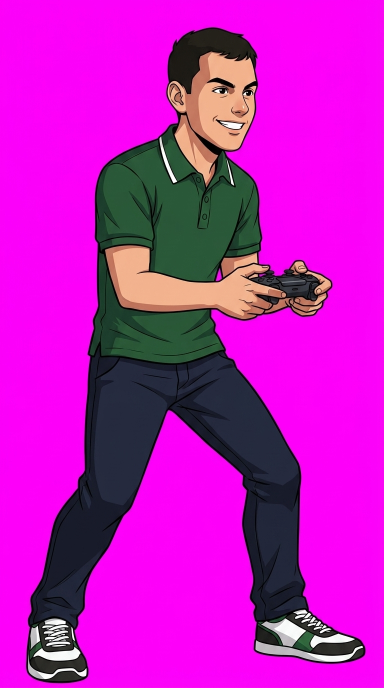
#> input picture chars/estudiante/stance_base.jpg, 768 x 1376 px, given in place of stance_base.png, which was not available (shown at 1/2 size); the run also reads 1 picture not shown here
$ python build_alex_sprites.py
#> lines starting #> are read from the running program, lines starting #| are printed output that depends on the picture; pictures that were not available may be replaced by others from this repository, and a replacement may not be noted
"""Build the hand-authored, transparent animation sprites for Alex.

This deliberately does not blend generated artwork. Every gameplay frame is
drawn from a pose definition, so hands, legs, the backpack and laptop stay
attached to the same character throughout an animation.
"""
from __future__ import annotations

import io
import math
import os
import struct
from pathlib import Path

from PIL import Image, ImageDraw

ROOT = Path(__file__).parent
OUT = ROOT / "sprites_alex_v2"
OUT.mkdir(exist_ok=True)
REAL = ROOT / "sprites_transparent"
W, H, GROUND = 320, 400, 360

INK = (20, 28, 39, 255)
HOODIE = (31, 104, 91, 255)
HOODIE_LIGHT = (46, 137, 118, 255)
DENIM = (38, 62, 103, 255)
SKIN = (191, 123, 82, 255)
HAIR = (37, 29, 30, 255)
WHITE = (238, 242, 244, 255)
BAG = (69, 57, 70, 255)
CYAN = (54, 225, 243, 255)
BLUE = (76, 120, 255, 255)
PAPER = (250, 246, 225, 255)


# [182 lines left out: functions layer_line, shoe, backpack, face, paper, laptop and 2 more, not called in this run]


def rendered_pose(source_name, scale=1.0, shift_x=0, shift_y=0, mirror=False):
    """Place a complete illustrated pose on a transparent canvas.

    We deliberately move and scale the *whole* drawing. The former builder
    cropped and blended isolated limbs, producing broken anatomy. The source
    PNGs already have alpha; their magenta RGB is fully transparent.
    """
#> called with source_name = 'stance_base.png', scale = 1, shift_x = 0, shift_y = 0, mirror = False
    source = Image.open(REAL / source_name).convert("RGBA")
    if mirror:
        source = source.transpose(Image.Transpose.FLIP_LEFT_RIGHT)
    bbox = source.getbbox()
#> bbox = (0, 0, 768, 1376)
    pose = source.crop(bbox)
    if scale != 1.0:
        pose = pose.resize((round(pose.width * scale), round(pose.height * scale)), Image.Resampling.LANCZOS)
    canvas = Image.new("RGBA", source.size, (0, 0, 0, 0))
#> canvas: PIL image 768x1376 RGBA; every value is 0
    x = (canvas.width - pose.width) // 2 + shift_x
#> x = 0
    y = canvas.height - pose.height + shift_y
#> y = 0
    canvas.alpha_composite(pose, (x, y))
    return canvas


def save(name, kind, phase=0):
    # Every attack's active frame is a real, complete illustration of Alex.
    # Surrounding frames are intentional anticipation/recovery poses, not
    # generated body-part blends.
    source, scale, sx, sy, mirror = "stance_base.png", 1.0, 0, 0, False
    if kind == "idle":
        scale = (1.0, 1.008, 1.016, 1.008, 1.0)[phase % 5]
    elif kind == "walk":
        source = "walk_forward.png"
        scale = (1.0, 0.99, 1.01, 0.99)[phase % 4]
        sx = (-8, 4, 8, -4)[phase % 4]
        mirror = phase in (1, 3)
    elif kind == "crouch":
        source, scale = "attack_laptop_slide.png", 0.83
    elif kind == "guard":
        source, scale, sx = "stance_base.png", 0.96, (-8, -14, -5)[phase % 3]
    elif kind == "homework":
        source = ("stance_base.png", "attack_homework.png", "stance_base.png")[phase % 3]
        scale, sx = ((0.95, 0, 1.0)[phase % 3], (-28, 0, 20)[phase % 3])
    elif kind == "bag":
        source = ("stance_base.png", "attack_backpack.png", "stance_base.png")[phase % 3]
        scale, sx = ((0.95, 0, 1.0)[phase % 3], (-34, 0, 24)[phase % 3])
    elif kind == "slide":
        source = ("stance_base.png", "attack_laptop_slide.png", "stance_base.png")[phase % 3]
        scale, sx = ((0.82, 0.95, 0.88)[phase % 3], (-40, 0, 22)[phase % 3])
    elif kind == "air":
        source = ("jump_midair.png", "attack_aerial_backpack.png", "jump_midair.png")[phase % 3]
        scale, sx, sy = ((0.98, 1.0, 0.98)[phase % 3], (-12, 0, 12)[phase % 3], (-64, -80, -58)[phase % 3])
    elif kind == "super":
        source = ("stance_base.png", "super_ai_summon.png", "super_ai_summon.png")[phase % 3]
        scale, sx = ((0.96, 1.0, 1.03)[phase % 3], (-18, 0, 10)[phase % 3])
    elif kind == "victory":
        source = "win_pose.png"
    elif kind == "hit":
        source, scale, sx = "hit_reaction.png", (0.98, 1.0, 0.98)[phase % 3], (16, -12, 6)[phase % 3]
    rendered_pose(source, scale, sx, sy, mirror).save(OUT / name)


# Movement. These are actual pose cycles, not shifted copies of one illustration.
for n in range(5): save(f"spr_0_{n}.png", "idle", n)
for n in range(4): save(f"spr_20_{n}.png", "walk", n)
#> in rendered_pose (call 6), `canvas.alpha_composite(pose, (x, y))`:
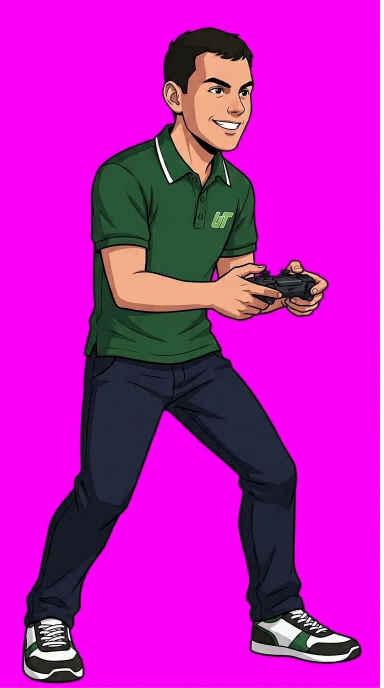
#> canvas: PIL image 768x1376 RGBA (shown at 1/2 size); mean R, G, B, A 188.2, 23.5, 184.4, 252.3; transparent parts drawn white
save("spr_11_0.png", "crouch")
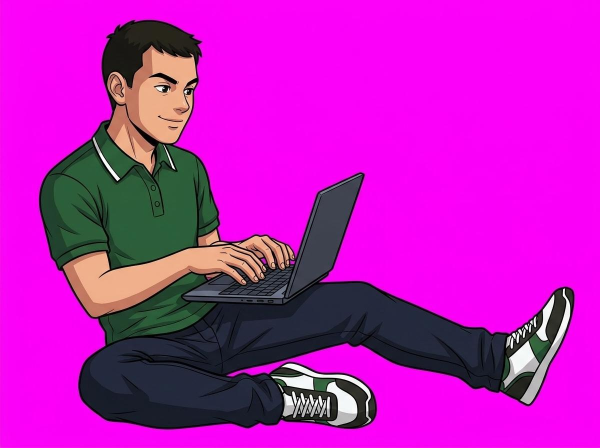
#> input picture chars/estudiante/attack_laptop_slide.jpg, 1200 x 896 px, given in place of attack_laptop_slide.png, which was not available (shown at 1/2 size)
#> in rendered_pose (call 10), `bbox = source.getbbox()`: bbox = (0, 0, 1200, 896)
#> in rendered_pose (call 10), `pose = pose.resize((round(pose.width * scale), round(pose.height * sca..`:
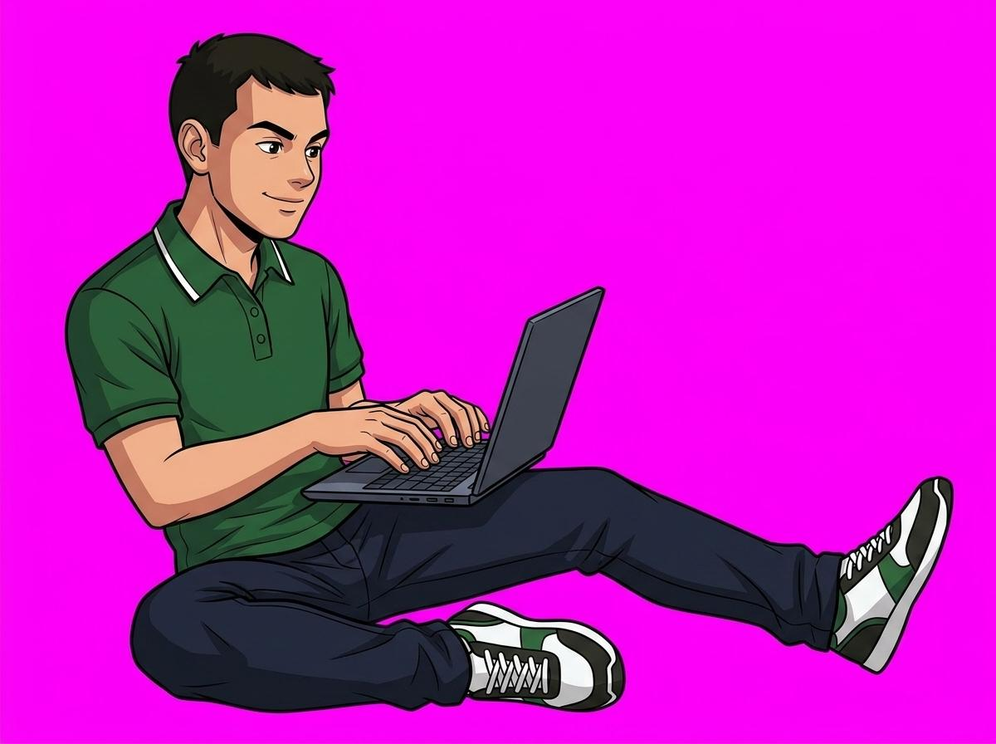
#> pose: PIL image 996x744 RGBA; mean R, G, B, A 189.8, 25.6, 186.1, 255
#> in rendered_pose (call 10), `canvas = Image.new("RGBA", source.size, (0, 0, 0, 0))`: canvas: PIL image 1200x896 RGBA; every value is 0
#> in rendered_pose (call 10), `x = (canvas.width - pose.width) // 2 + shift_x`: x = 102
#> in rendered_pose (call 10), `y = canvas.height - pose.height + shift_y`: y = 152
#> in rendered_pose (call 10), `canvas.alpha_composite(pose, (x, y))`:
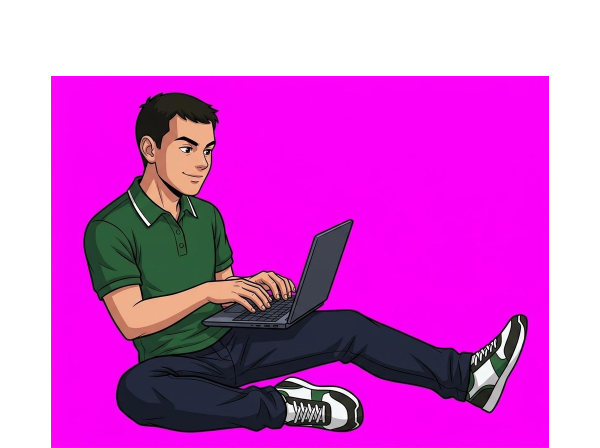
#> canvas: PIL image 1200x896 RGBA (shown at 1/2 size); mean R, G, B, A 130.8, 17.7, 128.3, 175.7; transparent parts drawn white
save("spr_11_1.png", "crouch")
#> (the run stopped early here; a loop or call above may not have finished)
